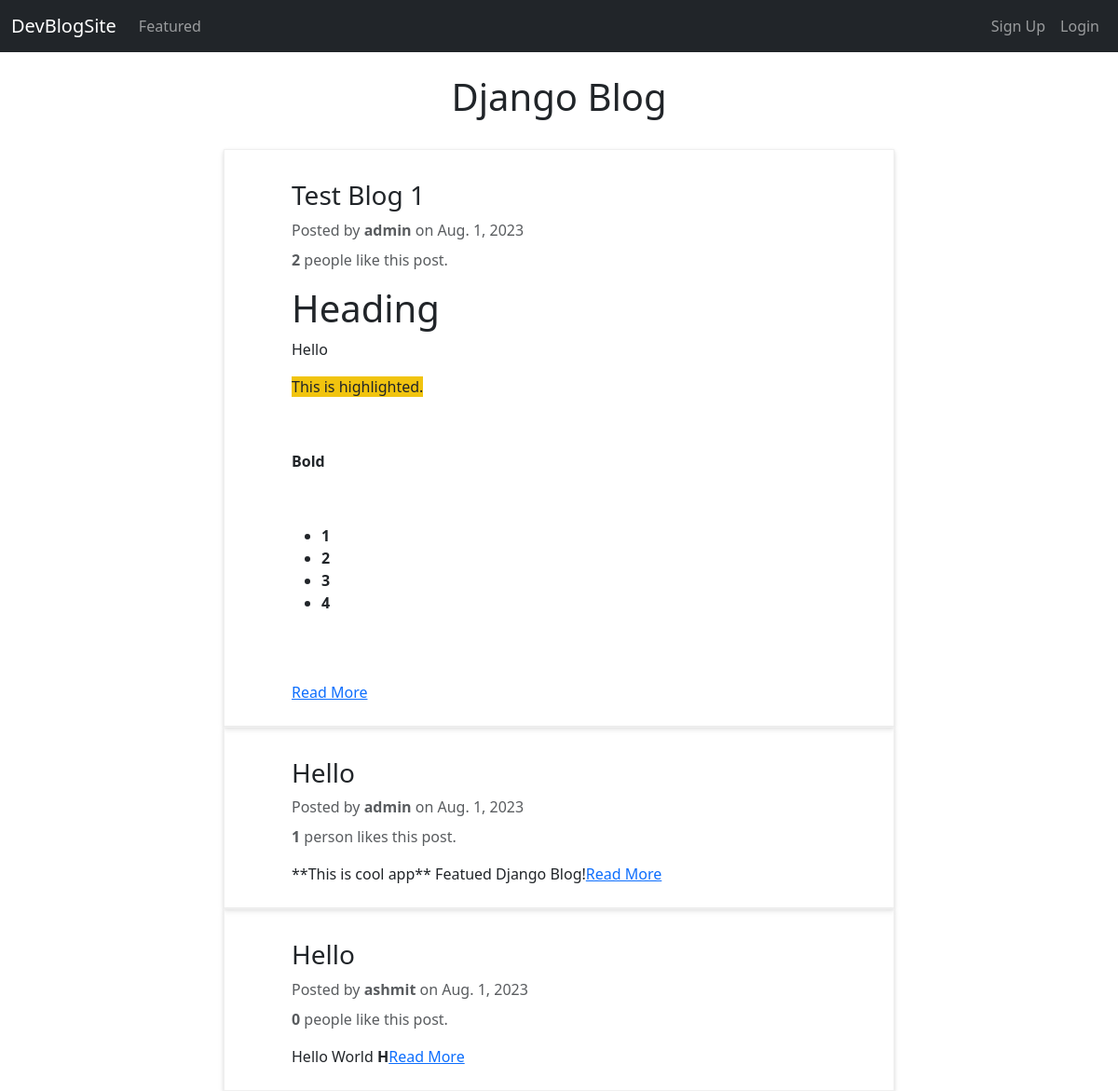
The page / on the database its author committed.
### blogapp/models.py (models this page shows)
class Article(models.Model):
    title = models.CharField(max_length=255)
    content = HTMLField()
    date = models.DateField(auto_now_add=True)
    author = models.ForeignKey(User, on_delete=models.CASCADE)
    featured = models.BooleanField(default=False)
    likes = models.ManyToManyField(User, related_name='likes', blank=True)

### blogapp/views.py (the view)
# urls.py: path('', Index.as_view(), name='index'),
class Index(ListView):
    model = Article
    queryset = Article.objects.all().order_by('-date')
    template_name = 'blogapp/index.html'

### blogapp/templates/blogapp/index.html
{% extends 'blogapp/base.html' %}
{% block content %}
    <div class="text-center">
        <div class="row text-center">
            <div class="my-4">
                <h1>Django Blog</h1>
            </div>
        </div>
        {% for object in object_list %}
            <div class="row text-center" style="padding: 0 5vw; border: 1px solid rgb(240, 240, 240); width: 60vw; margin: auto; box-shadow: 0px 3px 6px 0px rgba(0, 0, 0, 0.1), 0px 1px 3px 0px rgba(0, 0, 0, 0.08);">
                <div class="my-4">
                    <strong><h3 class="my-2" style="text-align: left;">{{object.title}}</h3></strong>
                    <p class="my-2 text-muted" style="text-align: left;">Posted by <strong>{{object.author.username}}</strong> on {{object.date}}</p>
                    {% if object.likes.count == 1 %}
                        <p class="text-muted" style="text-align: left;"><strong>{{object.likes.count}}</strong> person likes this post.</p>
                    {% else %}
                        <p class="text-muted" style="text-align: left;"><strong>{{object.likes.count}}</strong> people like this post.</p>
                    {% endif %}
                    <div class="" style="text-align: left;">
                        {{object.content|truncatewords_html:30|safe}}<a href="{% url 'detail_article' object.id %}">Read More</a>
                    </div>
                </div>
            </div>
        {% endfor %}
    </div>
{% endblock content %}

### blogapp/templates/blogapp/base.html (shortened to what this page needs)
<!DOCTYPE html>
<html lang="en">
<head>
    <link href="https://cdn.jsdelivr.net/npm/bootstrap@5.3.1/dist/css/bootstrap.min.css" rel="stylesheet">
</head>
<body>
    {% include 'blogapp/nav.html' %}
    {% block content %}
    {% endblock content %}
</body>
</html>

### blogapp/templates/blogapp/nav.html (shortened to what this page needs)
<nav class="navbar navbar-expand-lg bg-dark navbar-dark">
  <div class="container-fluid">
      <a class="navbar-brand" href="{% url 'index' %}">DevBlogSite</a>
      <div class="collapse navbar-collapse" id="navbarSupportedContent">
          <ul class="navbar-nav me-auto mb-2 mb-lg-0">
              <li class="nav-item">
                  <a class="nav-link" href="{% url 'featured' %}">Featured</a>
              </li>
          </ul>
          <ul class="navbar-nav">
              {% if request.user.is_authenticated %}
                  <li class="nav-item">
                      <a class="nav-link" href="{% url 'create_article' %}">Create Post</a>
                  </li>
                  <li class="nav-item">
                      <a class="nav-link" href="{% url 'logout' %}">Sign Out</a>
                  </li>
              {% else %}
                  <li class="nav-item">
                      <a class="nav-link" href="{% url 'register' %}">Sign Up</a>
                  </li>
                  <li class="nav-item">
                      <a class="nav-link" href="{% url 'login' %}">Login</a>
                  </li>
              {% endif %}
          </ul>
      </div>
  </div>
</nav>

### rows shown on the page
Article: title "Test Blog 1", author.username "admin", date "Aug. 1, 2023", likes.count "2", content "Heading Hello This is highlighted. Bold 1 2 3 4"
Article: title "Hello", author.username "admin", date "Aug. 1, 2023", likes.count "1", content "**This is cool app** Featued Django Blog!"
Article: title "Hello", author.username "ashmit", date "Aug. 1, 2023", likes.count "0", content "Hello World H"
